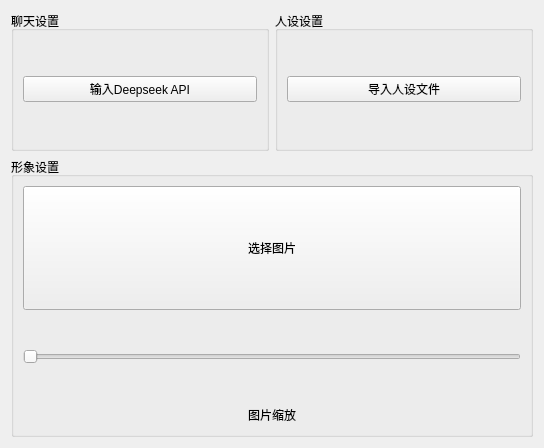
<?xml version="1.0" encoding="UTF-8"?>
<ui version="4.0">
 <class>Form</class>
 <widget class="QWidget" name="Form">
  <property name="geometry">
   <rect>
    <x>0</x>
    <y>0</y>
    <width>544</width>
    <height>448</height>
   </rect>
  </property>
  <property name="windowTitle">
   <string>Form</string>
  </property>
  <layout class="QVBoxLayout" name="verticalLayout_5">
   <item>
    <layout class="QVBoxLayout" name="verticalLayout_4" stretch="1,2">
     <item>
      <layout class="QHBoxLayout" name="horizontalLayout">
       <item>
        <widget class="QGroupBox" name="groupBox_3">
         <property name="title">
          <string>聊天设置</string>
         </property>
         <layout class="QVBoxLayout" name="verticalLayout_3">
          <item>
           <widget class="QPushButton" name="api_setting">
            <property name="text">
             <string>输入Deepseek API</string>
            </property>
           </widget>
          </item>
         </layout>
        </widget>
       </item>
       <item>
        <widget class="QGroupBox" name="groupBox_2">
         <property name="title">
          <string>人设设置</string>
         </property>
         <layout class="QVBoxLayout" name="verticalLayout_2">
          <item>
           <widget class="QPushButton" name="character_setting">
            <property name="text">
             <string>导入人设文件</string>
            </property>
           </widget>
          </item>
         </layout>
        </widget>
       </item>
      </layout>
     </item>
     <item>
      <widget class="QGroupBox" name="groupBox">
       <property name="title">
        <string>形象设置</string>
       </property>
       <layout class="QVBoxLayout" name="verticalLayout" stretch="6,4,1">
        <property name="sizeConstraint">
         <enum>QLayout::SetDefaultConstraint</enum>
        </property>
        <item>
         <widget class="QPushButton" name="picture_choose">
          <property name="sizePolicy">
           <sizepolicy hsizetype="Minimum" vsizetype="Ignored">
            <horstretch>1</horstretch>
            <verstretch>1</verstretch>
           </sizepolicy>
          </property>
          <property name="text">
           <string>选择图片</string>
          </property>
         </widget>
        </item>
        <item>
         <widget class="QSlider" name="picture_resize">
          <property name="sizePolicy">
           <sizepolicy hsizetype="Expanding" vsizetype="Ignored">
            <horstretch>1</horstretch>
            <verstretch>1</verstretch>
           </sizepolicy>
          </property>
          <property name="orientation">
           <enum>Qt::Horizontal</enum>
          </property>
         </widget>
        </item>
        <item>
         <widget class="QLabel" name="label">
          <property name="sizePolicy">
           <sizepolicy hsizetype="Preferred" vsizetype="Ignored">
            <horstretch>1</horstretch>
            <verstretch>1</verstretch>
           </sizepolicy>
          </property>
          <property name="text">
           <string>图片缩放</string>
          </property>
          <property name="alignment">
           <set>Qt::AlignCenter</set>
          </property>
         </widget>
        </item>
       </layout>
      </widget>
     </item>
    </layout>
   </item>
  </layout>
 </widget>
 <resources/>
 <connections/>
</ui>
